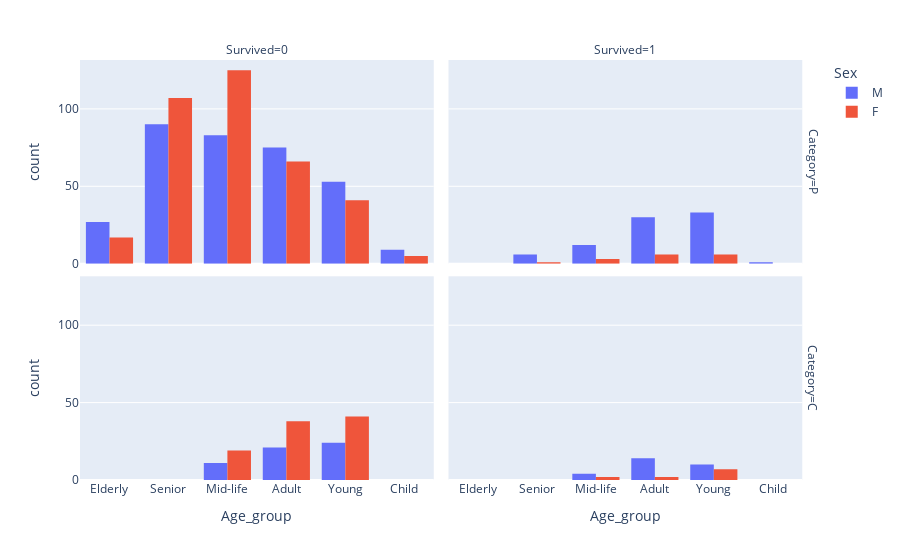

Here is the notebook cell this chart was saved with:
### Code cell
fnl_plot = px.histogram(df,
                        x='Age_group',
                        facet_row='Category',
                        facet_col='Survived',
                        height=800,
                        color='Sex',
                        barmode='group',
                        category_orders={'Age_group': list(reversed(['Child', 'Young', 'Adult', 'Mid-life', 'Senior', 'Elderly']))}
                       )

fnl_plot

### Figure 1 — Plotly figure (JSON) as saved in the notebook; plotly's stock layout.template omitted (floating-point values rounded to 4 significant figures; data arrays with more than 128 entries replaced by an {"elided": "..."} marker saying what was removed)
{"data": [{"alignmentgroup": "True", "bingroup": "x", "hovertemplate": "Sex=M<br>Category=P<br>Survived=0<br>Age_group=%{x}<br>count=%{y}<extra></extra>", "legendgroup": "M", "marker": {"color": "#636efa", "pattern": {"shape": ""}}, "name": "M", "offsetgroup": "M", "orientation": "v", "showlegend": true, "type": "histogram", "x": {"elided": "337 str values"}, "xaxis": "x3", "yaxis": "y3"}, {"alignmentgroup": "True", "bingroup": "x", "hovertemplate": "Sex=M<br>Category=P<br>Survived=1<br>Age_group=%{x}<br>count=%{y}<extra></extra>", "legendgroup": "M", "marker": {"color": "#636efa", "pattern": {"shape": ""}}, "name": "M", "offsetgroup": "M", "orientation": "v", "showlegend": false, "type": "histogram", "x": ["Mid-life", "Adult", "Young", "Young", "Adult", "Adult", "Mid-life", "Young", "Young", "Adult", "Mid-life", "Mid-life", "Mid-life", "Child", "Young", "Adult", "Young", "Adult", "Adult", "Adult", "Mid-life", "Young", "Young", "Young", "Adult", "Senior", "Adult", "Senior", "Young", "Young", "Young", "Young", "Young", "Adult", "Young", "Young", "Young", "Mid-life", "Young", "Senior", "Young", "Young", "Adult", "Senior", "Adult", "Young", "Young", "Young", "Mid-life", "Young", "Young", "Adult", "Young", "Senior", "Adult", "Young", "Young", "Adult", "Young", "Senior", "Adult", "Adult", "Young", "Adult", "Mid-life", "Mid-life", "Young", "Mid-life", "Adult", "Young", "Adult", "Adult", "Adult", "Adult", "Adult", "Adult", "Young", "Adult", "Adult", "Mid-life", "Adult", "Adult"], "xaxis": "x4", "yaxis": "y4"}, {"alignmentgroup": "True", "bingroup": "x", "hovertemplate": "Sex=M<br>Category=C<br>Survived=0<br>Age_group=%{x}<br>count=%{y}<extra></extra>", "legendgroup": "M", "marker": {"color": "#636efa", "pattern": {"shape": ""}}, "name": "M", "offsetgroup": "M", "orientation": "v", "showlegend": false, "type": "histogram", "x": ["Mid-life", "Adult", "Adult", "Adult", "Adult", "Mid-life", "Adult", "Adult", "Young", "Mid-life", "Young", "Adult", "Mid-life", "Adult", "Adult", "Young", "Young", "Young", "Young", "Adult", "Adult", "Mid-life", "Young", "Mid-life", "Mid-life", "Young", "Young", "Young", "Young", "Young", "Young", "Adult", "Adult", "Young", "Adult", "Mid-life", "Young", "Mid-life", "Young", "Young", "Adult", "Adult", "Young", "Mid-life", "Adult", "Mid-life", "Young", "Young", "Young", "Adult", "Adult", "Adult", "Young", "Young", "Adult", "Young"], "xaxis": "x", "yaxis": "y"}, {"alignmentgroup": "True", "bingroup": "x", "hovertemplate": "Sex=M<br>Category=C<br>Survived=1<br>Age_group=%{x}<br>count=%{y}<extra></extra>", "legendgroup": "M", "marker": {"color": "#636efa", "pattern": {"shape": ""}}, "name": "M", "offsetgroup": "M", "orientation": "v", "showlegend": false, "type": "histogram", "x": ["Adult", "Adult", "Adult", "Adult", "Adult", "Adult", "Young", "Young", "Young", "Adult", "Young", "Mid-life", "Adult", "Young", "Adult", "Mid-life", "Adult", "Mid-life", "Young", "Adult", "Adult", "Adult", "Mid-life", "Young", "Young", "Adult", "Young", "Young"], "xaxis": "x2", "yaxis": "y2"}, {"alignmentgroup": "True", "bingroup": "x", "hovertemplate": "Sex=F<br>Category=P<br>Survived=0<br>Age_group=%{x}<br>count=%{y}<extra></extra>", "legendgroup": "F", "marker": {"color": "#EF553B", "pattern": {"shape": ""}}, "name": "F", "offsetgroup": "F", "orientation": "v", "showlegend": true, "type": "histogram", "x": {"elided": "361 str values"}, "xaxis": "x3", "yaxis": "y3"}, {"alignmentgroup": "True", "bingroup": "x", "hovertemplate": "Sex=F<br>Category=P<br>Survived=1<br>Age_group=%{x}<br>count=%{y}<extra></extra>", "legendgroup": "F", "marker": {"color": "#EF553B", "pattern": {"shape": ""}}, "name": "F", "offsetgroup": "F", "orientation": "v", "showlegend": false, "type": "histogram", "x": ["Adult", "Adult", "Senior", "Mid-life", "Adult", "Young", "Mid-life", "Young", "Young", "Young", "Young", "Adult", "Adult", "Mid-life", "Adult", "Young"], "xaxis": "x4", "yaxis": "y4"}, {"alignmentgroup": "True", "bingroup": "x", "hovertemplate": "Sex=F<br>Category=C<br>Survived=0<br>Age_group=%{x}<br>count=%{y}<extra></extra>", "legendgroup": "F", "marker": {"color": "#EF553B", "pattern": {"shape": ""}}, "name": "F", "offsetgroup": "F", "orientation": "v", "showlegend": false, "type": "histogram", "x": ["Young", "Young", "Adult", "Young", "Adult", "Mid-life", "Adult", "Young", "Mid-life", "Young", "Young", "Mid-life", "Young", "Adult", "Mid-life", "Adult", "Young", "Adult", "Young", "Adult", "Adult", "Adult", "Young", "Adult", "Mid-life", "Mid-life", "Adult", "Young", "Adult", "Young", "Young", "Adult", "Adult", "Adult", "Adult", "Young", "Young", "Adult", "Young", "Mid-life", "Young", "Young", "Adult", "Adult", "Young", "Young", "Adult", "Young", "Adult", "Young", "Adult", "Mid-life", "Adult", "Young", "Adult", "Adult", "Adult", "Young", "Adult", "Adult", "Mid-life", "Young", "Adult", "Young", "Adult", "Young", "Adult", "Mid-life", "Mid-life", "Adult", "Mid-life", "Mid-life", "Adult", "Young", "Young", "Young", "Young", "Adult", "Adult", "Young", "Mid-life", "Young", "Young", "Young", "Mid-life", "Adult", "Mid-life", "Adult", "Young", "Adult", "Mid-life", "Young", "Mid-life", "Young", "Young", "Young", "Young", "Mid-life"], "xaxis": "x", "yaxis": "y"}, {"alignmentgroup": "True", "bingroup": "x", "hovertemplate": "Sex=F<br>Category=C<br>Survived=1<br>Age_group=%{x}<br>count=%{y}<extra></extra>", "legendgroup": "F", "marker": {"color": "#EF553B", "pattern": {"shape": ""}}, "name": "F", "offsetgroup": "F", "orientation": "v", "showlegend": false, "type": "histogram", "x": ["Adult", "Mid-life", "Young", "Young", "Adult", "Young", "Young", "Young", "Young", "Young", "Mid-life"], "xaxis": "x2", "yaxis": "y2"}], "layout": {"annotations": [{"font": {}, "showarrow": false, "text": "Survived=0", "x": 0.24, "xanchor": "center", "xref": "paper", "y": 1, "yanchor": "bottom", "yref": "paper"}, {"font": {}, "showarrow": false, "text": "Survived=1", "x": 0.74, "xanchor": "center", "xref": "paper", "y": 1, "yanchor": "bottom", "yref": "paper"}, {"font": {}, "showarrow": false, "text": "Category=C", "textangle": 90, "x": 0.98, "xanchor": "left", "xref": "paper", "y": 0.2425, "yanchor": "middle", "yref": "paper"}, {"font": {}, "showarrow": false, "text": "Category=P", "textangle": 90, "x": 0.98, "xanchor": "left", "xref": "paper", "y": 0.7575, "yanchor": "middle", "yref": "paper"}], "autosize": true, "barmode": "group", "legend": {"title": {"text": "Sex"}, "tracegroupgap": 0}, "margin": {"t": 60}, "xaxis": {"anchor": "y", "autorange": true, "categoryarray": ["Elderly", "Senior", "Mid-life", "Adult", "Young", "Child"], "categoryorder": "array", "domain": [0, 0.48], "range": [-0.5, 5.5], "title": {"text": "Age_group"}, "type": "category"}, "xaxis2": {"anchor": "y2", "autorange": true, "categoryarray": ["Elderly", "Senior", "Mid-life", "Adult", "Young", "Child"], "categoryorder": "array", "domain": [0.5, 0.98], "matches": "x", "range": [-0.5, 5.5], "title": {"text": "Age_group"}, "type": "category"}, "xaxis3": {"anchor": "y3", "autorange": true, "domain": [0, 0.48], "matches": "x", "range": [-0.5, 5.5], "showticklabels": false, "type": "category"}, "xaxis4": {"anchor": "y4", "autorange": true, "domain": [0.5, 0.98], "matches": "x", "range": [-0.5, 5.5], "showticklabels": false, "type": "category"}, "yaxis": {"anchor": "x", "autorange": true, "domain": [0, 0.485], "range": [0, 131.6], "title": {"text": "count"}}, "yaxis2": {"anchor": "x2", "autorange": true, "domain": [0, 0.485], "matches": "y", "range": [0, 131.6], "showticklabels": false}, "yaxis3": {"anchor": "x3", "autorange": true, "domain": [0.515, 1], "matches": "y", "range": [0, 131.6], "title": {"text": "count"}}, "yaxis4": {"anchor": "x4", "autorange": true, "domain": [0.515, 1], "matches": "y", "range": [0, 131.6], "showticklabels": false}}}
